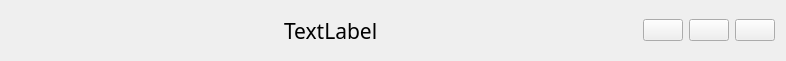
<?xml version="1.0" encoding="UTF-8"?>
<ui version="4.0">
 <class>CWidget</class>
 <widget class="QWidget" name="CWidget">
  <property name="geometry">
   <rect>
    <x>0</x>
    <y>0</y>
    <width>786</width>
    <height>61</height>
   </rect>
  </property>
  <property name="sizePolicy">
   <sizepolicy hsizetype="Minimum" vsizetype="Fixed">
    <horstretch>0</horstretch>
    <verstretch>0</verstretch>
   </sizepolicy>
  </property>
  <property name="minimumSize">
   <size>
    <width>0</width>
    <height>61</height>
   </size>
  </property>
  <property name="maximumSize">
   <size>
    <width>16777215</width>
    <height>61</height>
   </size>
  </property>
  <property name="windowTitle">
   <string>CWidget</string>
  </property>
  <layout class="QHBoxLayout" name="horizontalLayout">
   <item>
    <widget class="QLabel" name="lbLogo">
     <property name="text">
      <string/>
     </property>
     <property name="pixmap">
      <pixmap resource="test_titlebar.qrc">:/Test_TitleBar/Resources/Blue Ball.png</pixmap>
     </property>
    </widget>
   </item>
   <item>
    <spacer name="horizontalSpacer">
     <property name="orientation">
      <enum>Qt::Horizontal</enum>
     </property>
     <property name="sizeHint" stdset="0">
      <size>
       <width>248</width>
       <height>20</height>
      </size>
     </property>
    </spacer>
   </item>
   <item>
    <widget class="QLabel" name="lbWindowTitle">
     <property name="font">
      <font>
       <family>黑体</family>
       <pointsize>16</pointsize>
      </font>
     </property>
     <property name="text">
      <string>TextLabel</string>
     </property>
    </widget>
   </item>
   <item>
    <spacer name="horizontalSpacer_2">
     <property name="orientation">
      <enum>Qt::Horizontal</enum>
     </property>
     <property name="sizeHint" stdset="0">
      <size>
       <width>247</width>
       <height>20</height>
      </size>
     </property>
    </spacer>
   </item>
   <item>
    <widget class="QPushButton" name="pbMin">
     <property name="text">
      <string/>
     </property>
     <property name="icon">
      <iconset resource="test_titlebar.qrc">
       <normaloff>:/Test_TitleBar/Resources/Remove.png</normaloff>:/Test_TitleBar/Resources/Remove.png</iconset>
     </property>
     <property name="iconSize">
      <size>
       <width>32</width>
       <height>32</height>
      </size>
     </property>
    </widget>
   </item>
   <item>
    <widget class="QPushButton" name="pbMaxNormal">
     <property name="text">
      <string/>
     </property>
     <property name="icon">
      <iconset resource="test_titlebar.qrc">
       <normaloff>:/Test_TitleBar/Resources/Fullscreen.png</normaloff>:/Test_TitleBar/Resources/Fullscreen.png</iconset>
     </property>
     <property name="iconSize">
      <size>
       <width>32</width>
       <height>32</height>
      </size>
     </property>
    </widget>
   </item>
   <item>
    <widget class="QPushButton" name="pbQuit">
     <property name="text">
      <string/>
     </property>
     <property name="icon">
      <iconset resource="test_titlebar.qrc">
       <normaloff>:/Test_TitleBar/Resources/close_32.png</normaloff>:/Test_TitleBar/Resources/close_32.png</iconset>
     </property>
     <property name="iconSize">
      <size>
       <width>32</width>
       <height>32</height>
      </size>
     </property>
    </widget>
   </item>
  </layout>
 </widget>
 <layoutdefault spacing="6" margin="11"/>
 <resources>
  <include location="test_titlebar.qrc"/>
 </resources>
 <connections>
  <connection>
   <sender>pbMaxNormal</sender>
   <signal>released()</signal>
   <receiver>CWidget</receiver>
   <slot>pbMaxNormal()</slot>
   <hints>
    <hint type="sourcelabel">
     <x>629</x>
     <y>38</y>
    </hint>
    <hint type="destinationlabel">
     <x>484</x>
     <y>33</y>
    </hint>
   </hints>
  </connection>
  <connection>
   <sender>pbMin</sender>
   <signal>released()</signal>
   <receiver>CWidget</receiver>
   <slot>pbMin()</slot>
   <hints>
    <hint type="sourcelabel">
     <x>582</x>
     <y>21</y>
    </hint>
    <hint type="destinationlabel">
     <x>494</x>
     <y>8</y>
    </hint>
   </hints>
  </connection>
  <connection>
   <sender>pbQuit</sender>
   <signal>released()</signal>
   <receiver>CWidget</receiver>
   <slot>pbQuit()</slot>
   <hints>
    <hint type="sourcelabel">
     <x>698</x>
     <y>36</y>
    </hint>
    <hint type="destinationlabel">
     <x>538</x>
     <y>0</y>
    </hint>
   </hints>
  </connection>
 </connections>
 <slots>
  <slot>pbMaxNormal()</slot>
  <slot>pbMin()</slot>
  <slot>pbQuit()</slot>
 </slots>
</ui>
